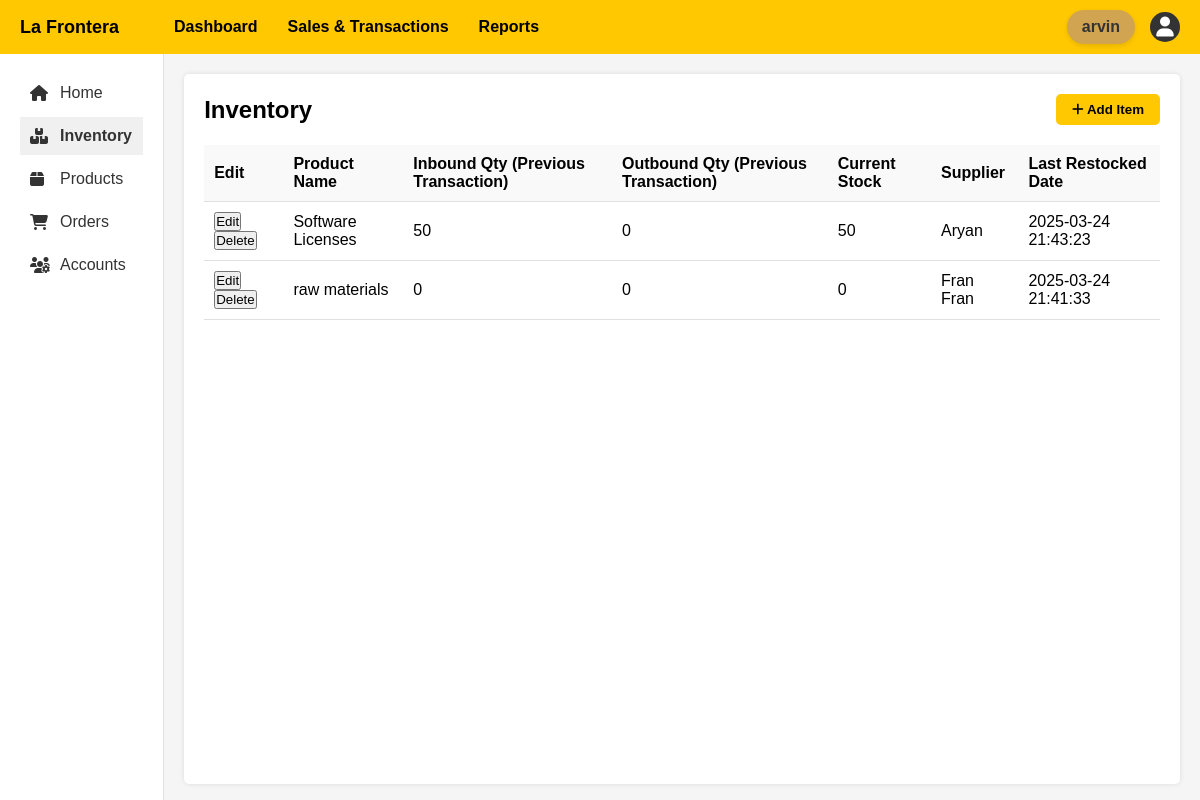
/InventoryPage.php (signed in), run on the app's committed database.
### tables this page shows
CREATE TABLE `inventory` (
  `id` int(11) NOT NULL,
  `product_name` varchar(255) NOT NULL,
  `inbound_qty` int(11) NOT NULL DEFAULT 0,
  `outbound_qty` int(11) NOT NULL DEFAULT 0,
  `current_stock` int(11) NOT NULL,
  `supplier` varchar(255) NOT NULL,
  `last_restocked` datetime NOT NULL,
  `stockpile` int(11) NOT NULL DEFAULT 0
);

### InventoryPage.php (the view, shortened to what this page needs)
<?php
include 'dependencies/config.php';
$email = $_SESSION['email'];
$query = "SELECT id, usertype FROM users WHERE email = ?";
$stmt = $conn->prepare($query);
$stmt->bind_param("s", $email);
$stmt->execute();
$result = $stmt->get_result();
if ($row = $result->fetch_assoc()) {
    $usertype = $row['usertype'];
} else {
    die("User not found in database.");
}
$sql = "SELECT * FROM inventory";
$result = mysqli_query($conn, $sql);
?>
<!DOCTYPE html>
<html lang="en">
<head>
    <link rel="stylesheet" href="https://cdnjs.cloudflare.com/ajax/libs/font-awesome/6.4.0/css/all.min.css">
    <link rel="stylesheet" href="css/style.css">
    <link rel="stylesheet" href="css/inventory_page.css">
</head>
<body>
<div class="header">
    <div class="logo">La Frontera</div>
    <div class="search-nav">
        <a href="MenuPage.php" class="nav-item">Dashboard</a>
        <a href="#" class="nav-item"><i ></i> Sales & Transactions</a>
        <a href="reports.php" class="nav-item">Reports</a>
    </div>
    <div class="username-display">
        <?php echo htmlspecialchars($_SESSION['username']); ?>
    </div>
    <div class="user-dropdown">
        <div class="user-icon" id="userDropdownBtn">
            <i class="fas fa-user"></i>
        </div>
    </div>
</div>
<div class="container">
    <div class="sidebar">
        <a href="MenuPage.php" class="sidebar-item"><i class="fas fa-home"></i> Home</a>
        <a href="InventoryPage.php" class="sidebar-item active"><i class="fas fa-boxes"></i> Inventory</a>
        <a href="ProductPage.php" class="sidebar-item"><i class="fas fa-box"></i> Products</a>
        <a href="OrderPage.php" class="sidebar-item"><i class="fas fa-shopping-cart"></i> Orders</a>
        <?php if ($_SESSION['user_role'] === 'owner'): ?>
            <a href="accounts_page.php" class="sidebar-item"><i class="fas fa-users-cog"></i> Accounts</a>
        <?php endif; ?>
    </div>
    <div class="content">
        <div class="content-header">
            <h2>Inventory</h2>
            <?php if ($usertype == 'owner' || $usertype == 'manager'): ?>
            <button class="btn btn-success" id="openModal">
                <i class="fas fa-plus"></i> Add Item
            </button>
            <?php endif; ?>
        </div>
        <table>
            <thead>
                <tr>
                    <?php if ($usertype == 'owner' || $usertype == 'manager'): ?>
                    <th>Edit</th>
                    <?php endif; ?>
                    <th>Product Name</th>
                    <th>Inbound Qty (Previous Transaction)</th>
                    <th>Outbound Qty (Previous Transaction)</th>
                    <th>Current Stock</th>
                    <th>Supplier</th>
                    <th>Last Restocked Date</th>
                </tr>
            </thead>
            <tbody id="productTable">
                <?php while ($row = mysqli_fetch_assoc($result)) : ?>
                    <tr>
                        <?php if ($usertype == 'owner' || $usertype == 'manager'): ?>
                        <td>
                            <button class="edit-btn"
                                product_id="<?= $row['id'] ?>"
                                product_name="<?= $row['product_name'] ?>"
                                inbound_qty="<?= $row['inbound_qty'] ?>"
                                outbound_qty="<?= $row['outbound_qty'] ?>"
                                current_stock="<?= $row['current_stock'] ?>"
                                supplier="<?= $row['supplier'] ?>"
                                last_restocked="<?= $row['last_restocked'] ?>"> Edit</button>
                            <button class="delete-btn" product_id="<?= $row['id'] ?>">Delete</button>
                        </td>
                        <?php endif; ?>
                        <td><?= htmlspecialchars($row['product_name']) ?></td>
                        <td><?= htmlspecialchars($row['inbound_qty']) ?></td>
                        <td><?= htmlspecialchars($row['outbound_qty']) ?></td>
                        <td><?= htmlspecialchars($row['current_stock']) ?></td>
                        <td><?= htmlspecialchars($row['supplier']) ?></td>
                        <td><?= htmlspecialchars($row['last_restocked']) ?></td>
                    </tr>
                <?php endwhile; ?>
            </tbody>
        </table>
    </div>
</div>
</body>
</html>

### css/style.css (style rules this page uses)
* { margin: 0; padding: 0; box-sizing: border-box; font-family: Arial, sans-serif; }
body { background-color: #f5f5f5; }
.header { background-color: #FFC800; padding: 10px 20px; display: flex; justify-content: space-between; align-items: center; }
.logo { font-weight: bold; color: black; font-size: 18px; }
.search-nav { display: flex; align-items: center; flex-grow: 1; margin-left: 40px; }
.nav-item { margin: 0 15px; color: black; text-decoration: none; font-weight: bold; }
.user-icon { background-color: #333; color: white; width: 30px; height: 30px; border-radius: 50%; display: flex; align-items: center; justify-content: center; }
.container { display: flex; min-height: calc(100vh - 50px); }
.sidebar { width: 200px; background-color: white; padding: 20px; border-right: 1px solid #e0e0e0; }
.sidebar-item { padding: 10px; margin-bottom: 5px; display: flex; align-items: center; text-decoration: none; color: #333; }
.sidebar-item i { margin-right: 10px; width: 20px; }
.sidebar-item.active { background-color: #f0f0f0; font-weight: bold; }
.content { flex-grow: 1; padding: 20px; background-color: white; margin: 20px; border-radius: 5px; box-shadow: 0 0 5px rgba(0,0,0,0.1); }
.content-header { display: flex; justify-content: space-between; align-items: center; margin-bottom: 20px; }
.btn { padding: 8px 16px; border: none; border-radius: 5px; cursor: pointer; font-weight: bold; }
.btn-success { background-color: #FFC800; color: black; }
table { width: 100%; border-collapse: collapse; }
table th, table td { padding: 10px; text-align: left; border-bottom: 1px solid #e0e0e0; }
table th { background-color: #f9f9f9; }

### css/inventory_page.css (style rules this page uses)
.user-dropdown { position: relative; display: inline-block; }
.user-icon { cursor: pointer; padding: 10px; font-size: 20px; position: relative; }
.username-display { font-size: 16px; font-weight: 600; margin-right: 15px; padding: 8px 15px; background-color: #d1a451; color: #333; border-radius: 25px; box-shadow: 0 2px 5px rgba(0, 0, 0, 0.1); display: inline-flex; align-items: center; gap: 8px; }

### data on the page
inventory: product_name "Software Licenses", inbound_qty "50", outbound_qty "0", current_stock "50", supplier "Aryan", last_restocked "2025-03-24 21:43:23"
inventory: product_name "raw materials", inbound_qty "0", outbound_qty "0", current_stock "0", supplier "Fran Fran", last_restocked "2025-03-24 21:41:33"

### other printed values
$_SESSION['username'] "arvin"
